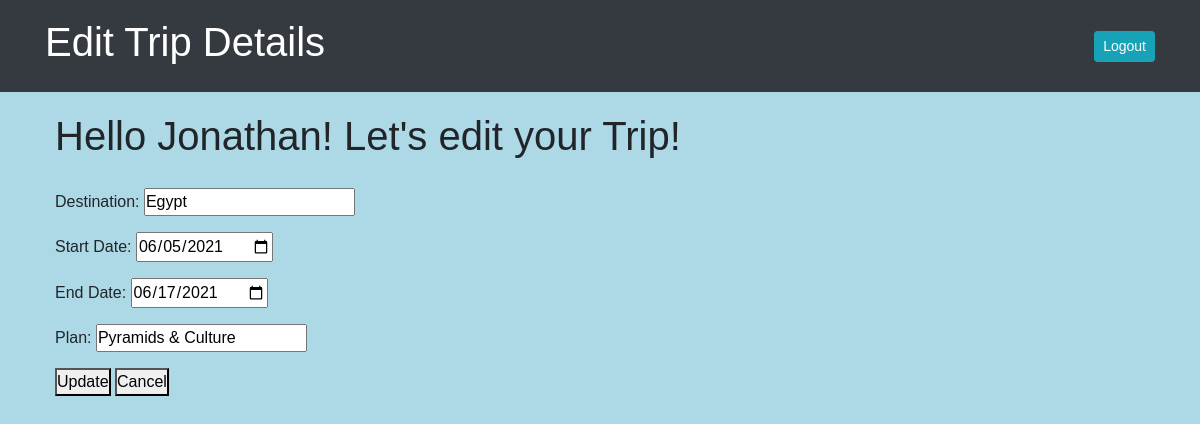
The page /trips/edit/2 (signed in) on the database its author committed.
### login_app/models.py (models this page shows)
class Trip(models.Model):
    destination = models.CharField(max_length=255)
    start_date = models.DateTimeField()
    end_date = models.DateTimeField()
    plan = models.TextField()
    creator = models.ForeignKey(User, related_name = "trips",on_delete=models.CASCADE)
    joined = models.ManyToManyField(User, related_name = "joined_trips")
    created_at = models.DateField(auto_now_add=True)
    updated_at = models.DateField(auto_now=True)
    objects = TripManager()

### login_app/views.py (the view)
# urls.py: path('trips/edit/<int:id>', views.edit),
def edit(request, id):
    context={
        'trip':Trip.objects.get(id=id)
    }
    return render(request,"edit.html",context)

### login_app/templates/edit.html (shortened to what this page needs)
<!DOCTYPE html>
<html lang="en">
<head>
    <link rel="stylesheet" href="https://stackpath.bootstrapcdn.com/bootstrap/4.1.3/css/bootstrap.min.css">
    {% load static %}
    <link rel="stylesheet" href="{% static 'css/style.css' %}">
</head>
<body>
    <nav class="navbar navbar-expand-lg navbar-dark bg-dark">
        <div class="container">
            <h1 class="header-color">Edit Trip Details</h1>
                <span class="navbar-text">
                <a href="/logout" role="button" class="btn btn-sm btn-info ml-2 text-white">Logout</a>
                </span>
            </div>
    </nav>
    <div class="container">
    <div >
        <h1> Hello {{request.session.greeting}}! Let's edit your Trip!</h1>
    </div>
    <form action="/trips/{{trip.id}}/update" method="POST">
        <div id="form">
            <p>Destination: <input type="text" name="destination" value="{{trip.destination}}"></p>
            <p>Start Date: <input type="date" name="start_date" value="{{trip.start_date|date:'Y-m-d'}}"></p>
            <p>End Date: <input type="date" name="end_date" value="{{trip.end_date|date:'Y-m-d'}}"></p>
            <p>Plan: <input type="text" name="plan" value="{{trip.plan}}"></p>
            <button type="submit">Update</button>
            <a href="/dashboard"> <button >Cancel</button></a>
        </div>
    </form>
    </div>
</body>
</html>

### login_app/static/css/style.css (style rules this page uses)
* { padding: 0; margin: 0; font-family: sans-serif; }
div { padding: 10px; }
body { background-color: lightblue }
.header-color { color: white; }

### rows shown on the page
Trip: destination "Egypt", start_date "06/05/2021", end_date "06/17/2021", plan "Pyramids & Culture"

### other values the page prints
{{ request.session.greeting }} "Jonathan"
